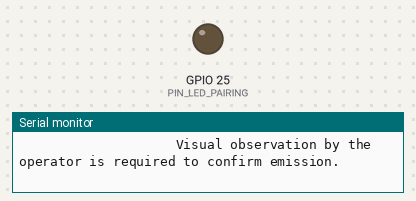
Simulated run of this sketch. Board: ESP32. Shown: output pins drawn as LEDs (lit = HIGH), the last lines printed to the serial monitor.

Above: at 2.5 s.
At 6.0 s:
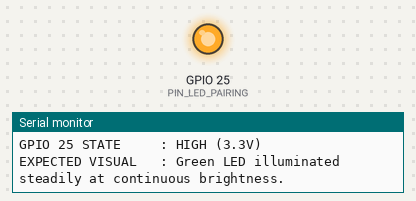
Timing chart, 0 to 16.7 s (numbered marks = the images above):
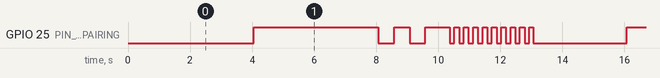

Measured:
- by itself, GPIO 25 (PIN_LED_PAIRING): repeats every 12.0 s: LOW 0.50 s, HIGH 0.50 s, LOW 0.50 s, HIGH 0.79 s, 9 × (LOW 0.15 s, HIGH 0.15 s), LOW 3.0 s, HIGH 4.0 s
- by itself, everything shown: repeats every 12.0 s, in 24 steps

The sketch:

06_green_led_test.ino
```cpp
#include <Arduino.h>

// =============================================================================
// TEST 06: GREEN STATUS / PAIRING LED INDEPENDENT TEST
// Target: ESP32-WROOM-32 / ESP32 Dev Module
// Baud Rate: 115200
// Pin: GPIO 25 (Active HIGH)
// Purpose: Test GPIO 25 output drive, execute controlled ON, OFF, and multi-speed
//          blinking patterns, and provide explicit visual inspection procedures.
// NOTE: Firmware can verify that the GPIO output driver register changed state;
//       firmware CANNOT verify actual photon emission without optical feedback.
// =============================================================================

constexpr uint8_t PIN_LED_PAIRING = 25;
constexpr unsigned long STEP_DURATION_MS = 3000;

enum TestStep {
    STEP_SOLID_OFF,
    STEP_SOLID_ON,
    STEP_SLOW_BLINK,
    STEP_FAST_BLINK,
    STEP_COUNT
};

TestStep currentStep = STEP_SOLID_OFF;
unsigned long stepStartTime = 0;
unsigned long lastBlinkToggle = 0;
bool blinkState = false;

void printHeader(const char* title) {
    Serial.println();
    Serial.println(F("================================================================================"));
    Serial.printf("  %s\n", title);
    Serial.println(F("================================================================================"));
}

void setup() {
    Serial.begin(115200);
    delay(1000);

    pinMode(PIN_LED_PAIRING, OUTPUT);
    digitalWrite(PIN_LED_PAIRING, LOW);

    printHeader("TEST 06: GREEN STATUS / PAIRING LED INDEPENDENT TEST");
    Serial.printf("LED PIN           : GPIO %u (Current Source, Active HIGH)\n", PIN_LED_PAIRING);
    Serial.println(F("REQUIRED CIRCUIT  : GPIO 25 -> Current Limiting Resistor (220R - 470R) -> LED Anode (+)"));
    Serial.println(F("                    LED Cathode (-) -> Common GND"));
    Serial.println(F("LIMITATION NOTICE : Software confirms GPIO output voltage register is driven."));
    Serial.println(F("                    Visual observation by the operator is required to confirm emission."));

    stepStartTime = millis();
}

void loop() {
    unsigned long now = millis();

    if (now - stepStartTime >= STEP_DURATION_MS) {
        stepStartTime = now;
        currentStep = (TestStep)((currentStep + 1) % STEP_COUNT);

        switch (currentStep) {
            case STEP_SOLID_OFF:
                digitalWrite(PIN_LED_PAIRING, LOW);
                printHeader("COMMAND: SOLID OFF");
                Serial.printf("GPIO %u STATE     : LOW (0.0V)\n", PIN_LED_PAIRING);
                Serial.println(F("EXPECTED VISUAL   : Green LED completely UNLIT / DARK."));
                break;

            case STEP_SOLID_ON:
                digitalWrite(PIN_LED_PAIRING, HIGH);
                printHeader("COMMAND: SOLID ON");
                Serial.printf("GPIO %u STATE     : HIGH (3.3V)\n", PIN_LED_PAIRING);
                Serial.println(F("EXPECTED VISUAL   : Green LED illuminated steadily at continuous brightness."));
                break;

            case STEP_SLOW_BLINK:
                printHeader("COMMAND: SLOW BLINK (500 ms ON / 500 ms OFF)");
                Serial.printf("GPIO %u BEHAVIOR  : Alternating 0V / 3.3V at 1 Hz\n", PIN_LED_PAIRING);
                Serial.println(F("EXPECTED VISUAL   : Green LED pulsing at 1 cycle per second (pairing wait emulation)."));
                blinkState = false;
                lastBlinkToggle = now;
                break;

            case STEP_FAST_BLINK:
                printHeader("COMMAND: FAST BLINK (150 ms ON / 150 ms OFF)");
                Serial.printf("GPIO %u BEHAVIOR  : Alternating 0V / 3.3V at ~3.3 Hz\n", PIN_LED_PAIRING);
                Serial.println(F("EXPECTED VISUAL   : Green LED flickering rapidly (error/diagnostic alert emulation)."));
                blinkState = false;
                lastBlinkToggle = now;
                break;

            default:
                break;
        }
    }

    // Handle active blink patterns
    if (currentStep == STEP_SLOW_BLINK) {
        if (now - lastBlinkToggle >= 500) {
            lastBlinkToggle = now;
            blinkState = !blinkState;
            digitalWrite(PIN_LED_PAIRING, blinkState ? HIGH : LOW);
        }
    } else if (currentStep == STEP_FAST_BLINK) {
        if (now - lastBlinkToggle >= 150) {
            lastBlinkToggle = now;
            blinkState = !blinkState;
            digitalWrite(PIN_LED_PAIRING, blinkState ? HIGH : LOW);
        }
    }

    delay(10);
}
```
